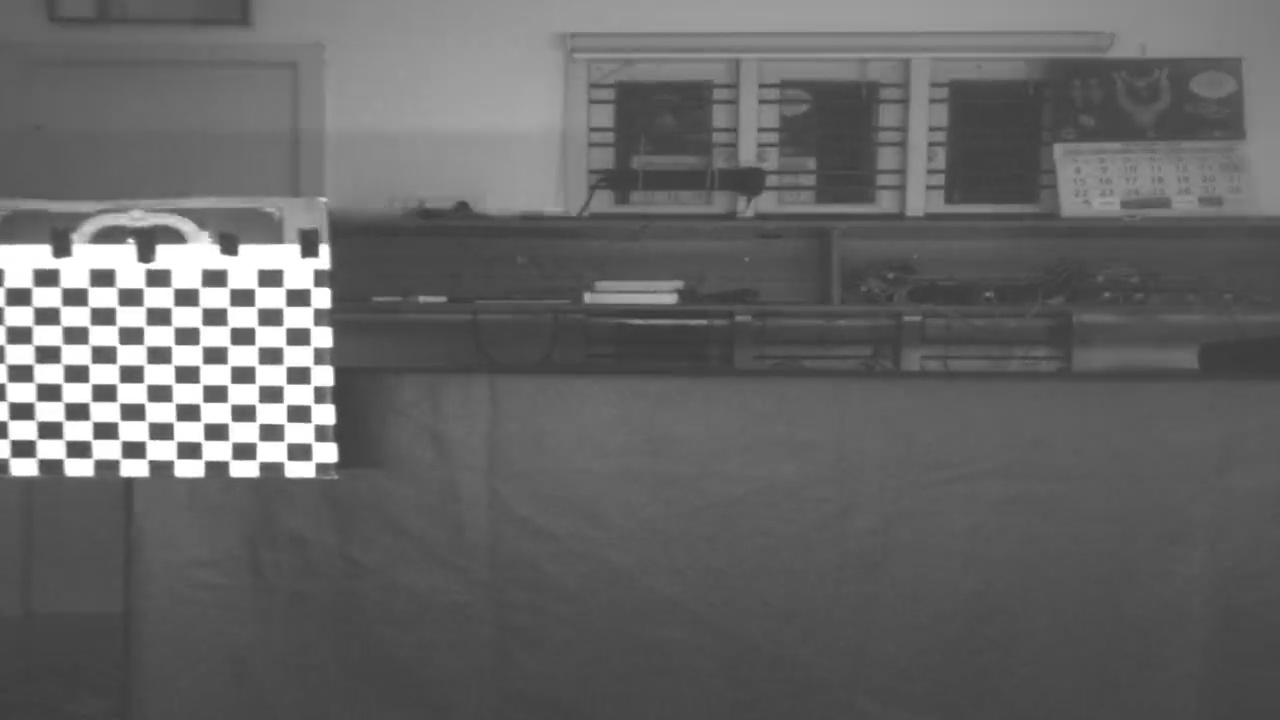
#> input picture calibration_images/left/left_000.png, 1280 x 720 px, given in place of 0, which was not available
$ python main.py   (older library calls are emulated)
#> lines starting #> are read from the running program, lines starting #| are printed output that depends on the picture; after the words box and inside, x2 and y2 are one past the last pixel; in counts of white or black regions, pixels touching at a corner belong together; pictures that were not available may be replaced by others from this repository, and a replacement may not be noted
import os
os.environ["OPENCV_FFMPEG_CAPTURE_OPTIONS"] = "rtsp_transport;tcp"

import cv2
import numpy as np
import argparse
import threading
import time
import json

from collections import deque
from concurrent.futures import ProcessPoolExecutor

STITCH_OFFSET_FILE = "calibration_data/stitch_offset.json"
AOI_FILE = "calibration_data/aoi.json"


def load_stitch_offset():
    """Load the previously saved stitch calibration offset from disk."""
    if os.path.exists(STITCH_OFFSET_FILE):
        with open(STITCH_OFFSET_FILE, 'r') as f:
            data = json.load(f)
            offset = data.get("stitch_offset", None)
            cloth_mm = data.get("calibrated_cloth_width_mm", None)
            if offset is not None:
                print(f"[Stitch] Loaded offset = {offset:.2f} px (calibrated with {cloth_mm} mm cloth)")
                return offset
    return None


# [12 lines left out: function save_stitch_offset, not called in this run]


class RTSPCamera:
    def __init__(self, src, name="Camera", calib_file=None, homography_file=None, use_perspective=True):
        self.src = src
        self.name = name
        self.cap = cv2.VideoCapture(self.src, cv2.CAP_FFMPEG)
        self.cap.set(cv2.CAP_PROP_BUFFERSIZE, 2)
        self.ret, self.frame = self.cap.read()
        self.running = True
        self.lock = threading.Lock()

        # Calibration map
        self.mapx = None
        self.mapy = None
        if calib_file and os.path.exists(calib_file):
            print(f"[{self.name}] Loading calibration from {calib_file}")
            with open(calib_file, 'r') as f:
                data = json.load(f)
                mtx = np.array(data["camera_matrix"])
                dist = np.array(data["dist_coeffs"])
                w = data["image_width_px"]
                h = data["image_height_px"]
                new_mtx, roi = cv2.getOptimalNewCameraMatrix(mtx, dist, (w, h), 0, (w, h))
                self.mapx, self.mapy = cv2.initUndistortRectifyMap(mtx, dist, None, new_mtx, (w, h), cv2.CV_32FC1)
        else:
            if calib_file:
                print(f"[{self.name}] Warning: Calibration file {calib_file} not found. Skipping undistort.")

        # Homography (perspective correction)
        self.homography = None
        self.homography_size = None
        self.scale_px_per_mm = None
        if use_perspective and homography_file and os.path.exists(homography_file):
            print(f"[{self.name}] Loading homography from {homography_file}")
            with open(homography_file, 'r') as f:
                hdata = json.load(f)
                self.homography = np.array(hdata["homography"], dtype=np.float64)
                self.homography_size = (hdata["out_width"], hdata["out_height"])
                self.scale_px_per_mm = hdata.get("scale_px_per_mm", None)
        elif use_perspective and homography_file:
            print(f"[{self.name}] Warning: Homography file {homography_file} not found. Skipping perspective.")

        self.thread = threading.Thread(target=self.update, args=())
        self.thread.daemon = True
        self.thread.start()

    def update(self):
        """Background thread to keep reading frames to avoid delay/lag."""
        while self.running:
            if self.cap.isOpened():
                ret, frame = self.cap.read()
                if ret:
                    with self.lock:
                        self.ret = ret
                        self.frame = frame
                else:
                    print(f"[{self.name}] Connection lost. Reconnecting...")
                    time.sleep(1.0)
                    self.cap.open(self.src, cv2.CAP_FFMPEG)
            else:
                time.sleep(1.0)
                self.cap.open(self.src, cv2.CAP_FFMPEG)

    def read(self):
        with self.lock:
            ret, frame = self.ret, self.frame.copy() if self.frame is not None else None

        if ret and frame is not None:
            if self.mapx is not None and self.mapy is not None:
                frame = cv2.remap(frame, self.mapx, self.mapy, cv2.INTER_LINEAR)
            if self.homography is not None:
                frame = cv2.warpPerspective(frame, self.homography, self.homography_size)

        return ret, frame

    def release(self):
        self.running = False
        self.thread.join()
        self.cap.release()


# ─── AOI Helpers ────────────────────────────────────────────────────────────────

def load_aoi():
    """Load saved AOI coordinates from aoi.json. Returns (left_aoi, right_aoi) or (None, None)."""
    if os.path.exists(AOI_FILE):
        try:
            with open(AOI_FILE, 'r') as f:
                data = json.load(f)
            left = data.get("left_aoi")
            right = data.get("right_aoi")
            left_aoi = tuple(left) if left is not None else None
            right_aoi = tuple(right) if right is not None else None
            print(f"[AOI] Loaded from {AOI_FILE}: left={left_aoi}, right={right_aoi}")
            return left_aoi, right_aoi
        except (json.JSONDecodeError, ValueError) as e:
            print(f"[AOI] Warning: Could not parse {AOI_FILE}: {e}. Using full frame.")
            return None, None
    return None, None


# [36 lines left out: functions save_aoi, select_aoi_interactive, parse_aoi_string, crop_to_aoi, not called in this run]


# ─── Edge Detection (Canny-based) ──────────────────────────────────────────────

def find_fabric_edge_canny(frame, canny_low=50, canny_high=150):
    """
    Finds the dominant vertical edge in the frame using Canny edge detection
    with vertical projection and sub-pixel refinement.

    Returns the x-coordinate (float) of the strongest vertical edge.
    """
    if frame is None:
        return 0.0

    gray = cv2.cvtColor(frame, cv2.COLOR_BGR2GRAY)
    blurred = cv2.GaussianBlur(gray, (5, 5), 0)

    # Canny edge detection with hysteresis thresholding
    edges = cv2.Canny(blurred, canny_low, canny_high)

    # Project (sum) along the vertical axis – each column gets a score
    projection = np.sum(edges.astype(np.float64), axis=0)

    # Ignore border margins to avoid false positives
    margin = 20
    projection[:margin] = 0
    projection[-margin:] = 0

    # Find the column with the strongest vertical edge signal
    peak_idx = int(np.argmax(projection))

    # Sub-pixel refinement: fit a parabola around the peak
    if margin < peak_idx < len(projection) - margin:
        y_left = projection[peak_idx - 1]
        y_center = projection[peak_idx]
        y_right = projection[peak_idx + 1]
        denom = 2.0 * (2.0 * y_center - y_left - y_right)
        if abs(denom) > 1e-6:
            offset = (y_left - y_right) / denom
            return peak_idx + offset

    return float(peak_idx)


def draw_vertical_guide(frame, x, label, color=(0, 255, 255), thickness=2):
    """Draw a vertical guide line with a circle marker and text label."""
    height, width = frame.shape[:2]
    x = int(round(x))
    if x < 0 or x >= width:
        return
    cv2.line(frame, (x, 0), (x, height), color, thickness)
    cv2.circle(frame, (x, height // 2), 8, color, -1)
    text_x = x + 10 if x + 210 < width else x - 210
    text_x = max(10, min(text_x, width - 210))
    cv2.putText(frame, label, (text_x, 30), cv2.FONT_HERSHEY_SIMPLEX, 0.6, color, 2)


def draw_overlap_guides(frame, mm_per_px, side, guide_distance_mm=100.0):
    """Draw an overlap guide pair per camera: left camera gets L-overlap and center, right camera gets center and R-overlap."""
    if frame is None:
        return
    height, width = frame.shape[:2]
    center_x = width // 2
    if mm_per_px and mm_per_px > 1e-6:
        offset_px = int(round(guide_distance_mm / mm_per_px))
    else:
        offset_px = int(round(guide_distance_mm * 0.5))
    offset_px = max(10, min(offset_px, center_x - 10))

    if side == 'left':
        points = [
            (center_x - offset_px, f"L overlap ({guide_distance_mm:.0f} mm)"),
            (center_x, "Center")
        ]
    else:
        points = [
            (center_x, "Center"),
            (center_x + offset_px, f"R overlap ({guide_distance_mm:.0f} mm)")
        ]

    for x, label in points:
        draw_vertical_guide(frame, x, label)


# ─── Custom Guides ─────────────────────────────────────────────────────────────

custom_guides = {'left': [], 'right': []}

# [8 lines left out: function mouse_callback, not called in this run]


# ─── Multiprocessing wrapper ───────────────────────────────────────────────────

def _process_frame(args):
    """
    Top-level function for multiprocessing.
    Receives (frame, aoi_or_none, canny_low, canny_high) and returns edge_x
    in the ORIGINAL frame coordinate system.
    """
    frame, aoi, canny_low, canny_high = args
    if frame is None:
        return 0.0

    if aoi is not None:
        cropped = crop_to_aoi(frame, aoi)
        edge_x_local = find_fabric_edge_canny(cropped, canny_low, canny_high)
        return aoi[0] + edge_x_local
    else:
        return find_fabric_edge_canny(frame, canny_low, canny_high)


# ─── Stable Width Filter ──────────────────────────────────────────────────────

class StableWidthFilter:
    """
    Smooths the pixel-width output:
      - Keeps a sliding window of recent readings.
      - Rejects outliers (readings that deviate from the median by more than
        `max_deviation_px` pixels are ignored).
      - Returns the mean of the remaining "good" readings.
    """

    def __init__(self, window_size=30, max_deviation_px=50):
        self.window = deque(maxlen=window_size)
        self.max_deviation_px = max_deviation_px
        self.last_stable = None
        self.consecutive_outliers = 0

    def update(self, raw_width_px):
        """Feed a new raw measurement. Returns the stabilised width."""
        # First reading ever — accept unconditionally
        if self.last_stable is None:
            self.window.append(raw_width_px)
            self.last_stable = raw_width_px
            self.consecutive_outliers = 0
            return self.last_stable

        # Outlier rejection: only activate after we have enough samples
        if len(self.window) >= 5:
            median = np.median(self.window)
            if abs(raw_width_px - median) > self.max_deviation_px:
                self.consecutive_outliers += 1
                # If we've rejected too many in a row, the "truth" might have shifted.
                # Reset the filter to accept the new reality.
                if self.consecutive_outliers > 30:
                    self.window.clear()
                    self.window.append(raw_width_px)
                    self.last_stable = raw_width_px
                    self.consecutive_outliers = 0
                    return self.last_stable

                # Otherwise, ignore this reading, return last stable value
                return self.last_stable

        self.consecutive_outliers = 0
        self.window.append(raw_width_px)

        # Average only the inliers (values within max_deviation of median)
        arr = np.array(self.window)
        median = np.median(arr)
        mask = np.abs(arr - median) <= self.max_deviation_px
        inliers = arr[mask]
        self.last_stable = float(np.mean(inliers)) if len(inliers) > 0 else float(median)

        return self.last_stable


# ─── Main ──────────────────────────────────────────────────────────────────────

def main():
    parser = argparse.ArgumentParser(description="Fabric Edge Detection from Dual RTSP Cameras")
    parser.add_argument('--left-src', type=str, default="rtsp://172.32.0.94:554/live/0",
                        help='RTSP stream for left camera')
    parser.add_argument('--right-src', type=str, default="rtsp://172.32.0.93:554/live/0",
                        help='RTSP stream for right camera')

    # AOI arguments
    parser.add_argument('--aoi-mode', type=str, default='full',
                        choices=['full', 'interactive', 'manual'],
                        help='AOI mode: full (entire frame), interactive (draw on first frame), manual (pass coordinates)')
    parser.add_argument('--aoi-left', type=str, default=None,
                        help='Manual AOI for left camera as "x,y,w,h"')
    parser.add_argument('--aoi-right', type=str, default=None,
                        help='Manual AOI for right camera as "x,y,w,h"')

    # Canny thresholds
    parser.add_argument('--canny-low', type=int, default=50,
                        help='Canny lower threshold (default: 50)')
    parser.add_argument('--canny-high', type=int, default=150,
                        help='Canny upper threshold (default: 150)')

    # Multiprocessing
    parser.add_argument('--workers', type=int, default=2,
                        help='Number of worker processes for edge detection (default: 2)')

    # Calibration: user measures actual cloth width and provides it
    parser.add_argument('--cloth-width-mm', type=float, default=None,
                        help='Actual cloth width in mm for calibration. The system captures '
                             'the first few frames to compute mm/px ratio, then displays width in mm.')
    parser.add_argument('--guide-overlap-mm', type=float, default=100.0,
                        help='Distance in mm from center to each overlap guide line (default: 100 mm)')

    # Stabilisation
    parser.add_argument('--smooth-window', type=int, default=30,
                        help='Number of frames for the moving-average smoothing window (default: 30)')
    parser.add_argument('--max-deviation', type=float, default=50.0,
                        help='Max allowed pixel deviation from median before a reading is rejected as outlier (default: 50)')

    # Perspective
    parser.add_argument('--no-perspective', action='store_true',
                        help='Disable perspective (homography) correction')

    args = parser.parse_args()

    # ── Initialize cameras ──────────────────────────────────────────────────
    use_persp = not args.no_perspective
    print(f"Perspective correction: {'ON' if use_persp else 'OFF'}")

    print(f"Initializing Left Camera: {args.left_src}")
    left_cam = RTSPCamera(args.left_src, "LeftCam",
                          calib_file="calibration_data/left_calib.json",
                          homography_file="calibration_data/left_homography.json",
                          use_perspective=use_persp)
#> in __init__, self.frame is the input picture: shape (720, 1280, 3); min 55, max 255, mean 101.8
#> (reads calibration_data/left_calib.json from the repository)
#> (reads calibration_data/left_homography.json from the repository)

    print(f"Initializing Right Camera: {args.right_src}")
    right_cam = RTSPCamera(args.right_src, "RightCam",
                           calib_file="calibration_data/right_calib.json",
                           homography_file="calibration_data/right_homography.json",
                           use_perspective=use_persp)
#> (reads calibration_data/right_calib.json from the repository)
#> (reads calibration_data/right_homography.json from the repository)

    time.sleep(2)
    print("Cameras initialized.")

    # ── Determine AOI for each camera ───────────────────────────────────────
    # Try to load previously saved AOI first
    left_aoi, right_aoi = load_aoi()

    if args.aoi_mode == 'interactive':
        _, first_left = left_cam.read()
        _, first_right = right_cam.read()
        if first_left is not None:
            left_aoi = select_aoi_interactive(first_left, "Select AOI - Left Camera")
            print(f"Left AOI set to: {left_aoi}")
        if first_right is not None:
            right_aoi = select_aoi_interactive(first_right, "Select AOI - Right Camera")
            print(f"Right AOI set to: {right_aoi}")
        # Save the newly selected AOI so it persists across runs
        save_aoi(left_aoi, right_aoi)

    elif args.aoi_mode == 'manual':
        if args.aoi_left:
            left_aoi = parse_aoi_string(args.aoi_left)
            print(f"Left AOI (manual): {left_aoi}")
        if args.aoi_right:
            right_aoi = parse_aoi_string(args.aoi_right)
            print(f"Right AOI (manual): {right_aoi}")
        # Save manually specified AOI
        save_aoi(left_aoi, right_aoi)

    elif left_aoi is not None or right_aoi is not None:
        print(f"[AOI] Using saved AOI  — press 'u' to update interactively.")

    # ── Create process pool ─────────────────────────────────────────────────
    executor = ProcessPoolExecutor(max_workers=args.workers)

    # ── Stable width filter ─────────────────────────────────────────────────
    width_filter = StableWidthFilter(
        window_size=args.smooth_window,
        max_deviation_px=args.max_deviation
    )

    # ── Calibration state ───────────────────────────────────────────────────
    mm_per_px = None
    calibration_done = False
    calibration_samples = []
    CALIBRATION_FRAMES = 60  # collect 60 frames for initial calibration

    # If homography provides a known scale, use it directly
    if use_persp and left_cam.scale_px_per_mm and left_cam.scale_px_per_mm > 0:
        mm_per_px = 1.0 / left_cam.scale_px_per_mm
        calibration_done = True
        print(f"\n=== SCALE FROM HOMOGRAPHY ===")
        print(f"mm/px = {mm_per_px:.4f} (derived from perspective calibration)")
        print(f"NOTE: Use --cloth-width-mm to override with runtime calibration\n")

    if not calibration_done and args.cloth_width_mm is not None:
        print(f"\n=== CALIBRATION MODE ===")
        print(f"Cloth width: {args.cloth_width_mm:.1f} mm")
        print(f"Collecting {CALIBRATION_FRAMES} frames to compute mm/px ratio...")
        print(f"Keep the cloth steady during calibration!\n")
    else:
        calibration_done = True  # no calibration needed, output in px only

    # ── Stitch calibration ──────────────────────────────────────────────────
    stitch_offset = load_stitch_offset()
    stitch_calibrated = stitch_offset is not None
    # Track current edges for stitch calibration trigger
    current_left_edge = 0.0
    current_right_edge = 0.0

    print("Press 'q' to quit. Press 'c' to clear custom guide lines.")
    print("Press 's' to calibrate stitch offset (requires --cloth-width-mm).")
    print("Press 'u' to update AOI interactively and save to aoi.json.")
    print("Left-click on video to add a custom guide, Right-click to remove last guide.")
    cv2.namedWindow("Edge Detection - Left", cv2.WINDOW_NORMAL)
    cv2.setMouseCallback("Edge Detection - Left", mouse_callback, 'left')
    cv2.namedWindow("Edge Detection - Right", cv2.WINDOW_NORMAL)
    cv2.setMouseCallback("Edge Detection - Right", mouse_callback, 'right')

    fps_tick = time.perf_counter()
    frame_count = 0

    try:
        while True:
            ret_l, frame_l = left_cam.read()
#> in read, `ret, frame = self.ret, self.frame.copy() if self.frame is not None els..`: ret = True
#> in read, `frame = cv2.warpPerspective(frame, self.homography, self.homography_si..`:
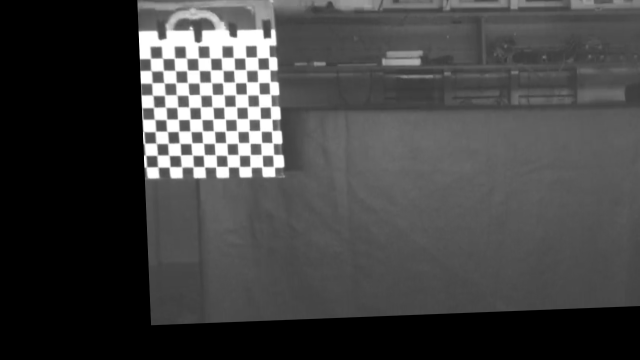
#> frame: shape (720, 1280, 3) (shown at 1/2 size); min 0, max 255, mean 67
            ret_r, frame_r = right_cam.read()
#> in read (call 2), `frame = cv2.remap(frame, self.mapx, self.mapy, cv2.INTER_LINEAR)`:
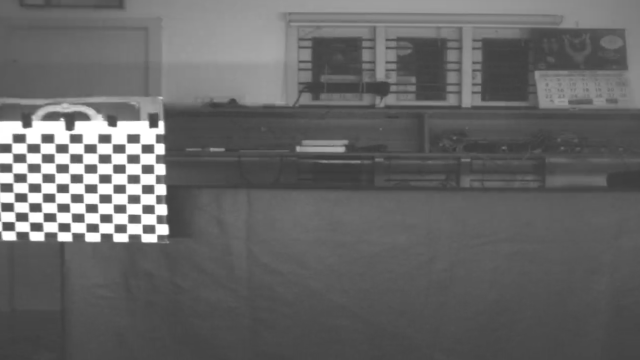
#> frame: shape (720, 1280, 3) (shown at 1/2 size); min 55, max 255, mean 102.1
#> in read (call 2), `frame = cv2.warpPerspective(frame, self.homography, self.homography_si..`:
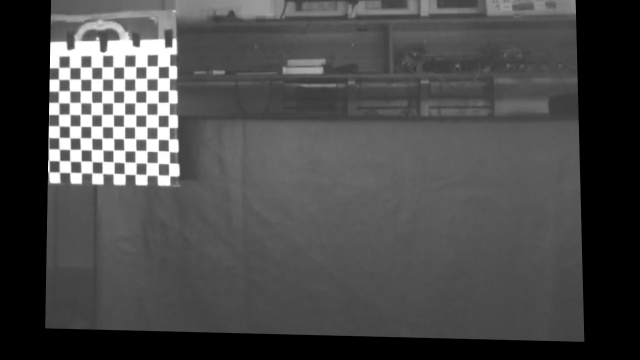
#> frame: shape (720, 1280, 3) (shown at 1/2 size); min 0, max 255, mean 74.4

            if ret_l and ret_r and frame_l is not None and frame_r is not None:
                # Dispatch both frames for parallel edge detection
                future_left = executor.submit(
                    _process_frame,
                    (frame_l, left_aoi, args.canny_low, args.canny_high)
                )
#> in find_fabric_edge_canny, `edges = cv2.Canny(blurred, canny_low, canny_high)`:
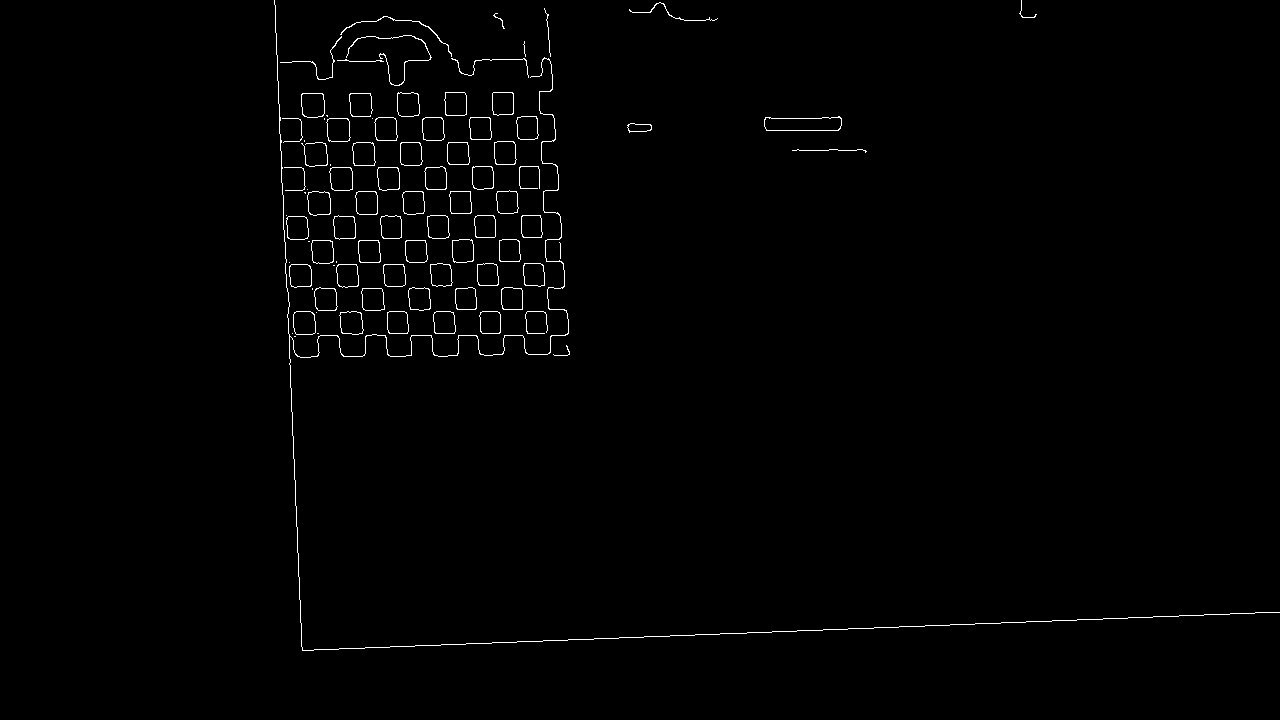
#> edges: shape (720, 1280); 0.92% white in thin lines or dots, all inside (x1, y1, x2, y2) = (274, 0, 1280, 651)
#> in find_fabric_edge_canny, `projection = np.sum(edges.astype(np.float64), axis=0)`: projection = 1280 values, max 16575 at index 301, min 0 at index 0, mean 1682.8
#> in find_fabric_edge_canny, `peak_idx = int(np.argmax(projection))`: peak_idx = 301
#> (the rest of the program and of its run is left out)
